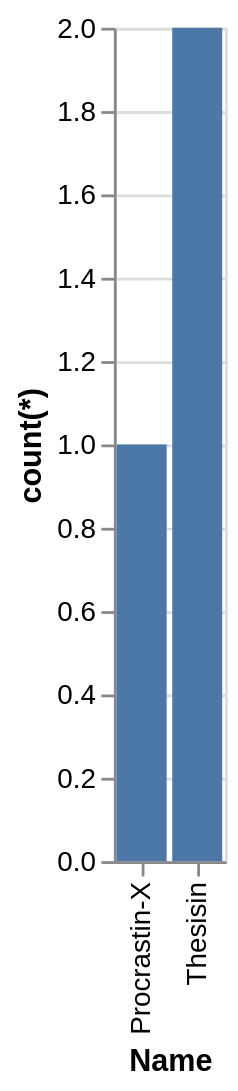

Here is the Vega-Lite specification saved for this chart:
### Vega-Lite specification from a JSON file in a GitHub repository (floating-point values rounded to 4 significant figures)
{"data": {"values": [{"x_data": "Procrastin-X", "y_data": 1}, {"x_data": "Thesisin", "y_data": 2}]}, "mark": "bar", "encoding": {"x": {"field": "x_data", "type": "nominal", "title": "Name", "sort": "ascending"}, "y": {"field": "y_data", "type": "quantitative", "title": "count(*)"}}}
